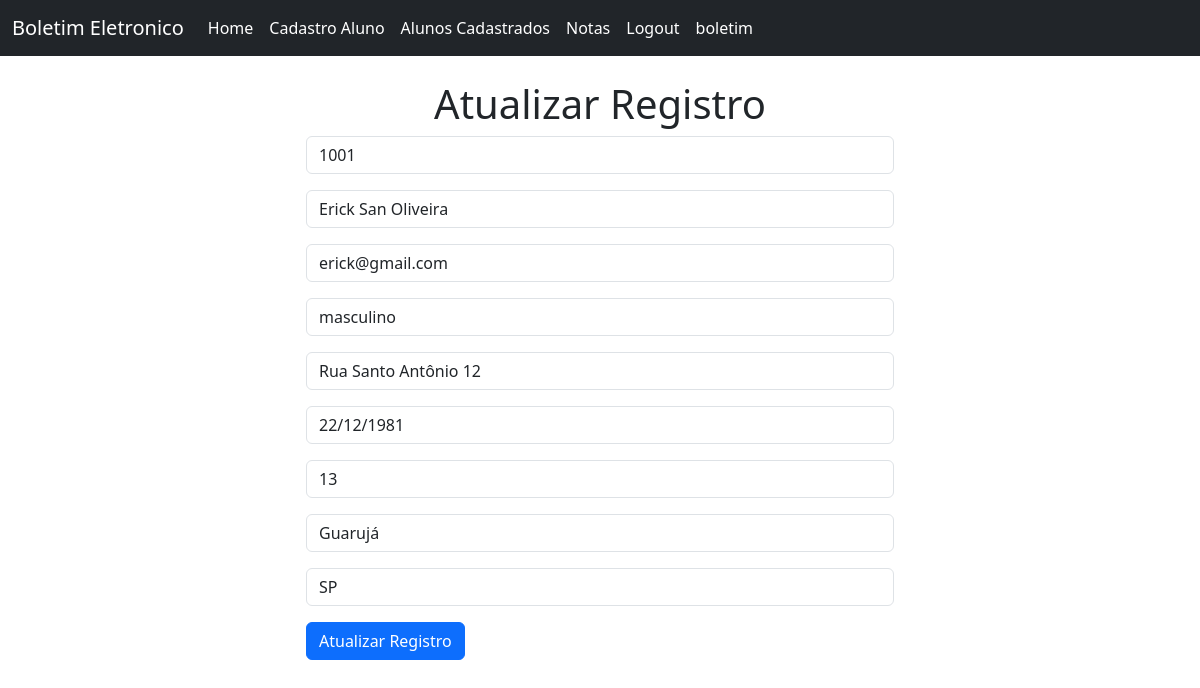
The page /att_record/1001/ (signed in) on the database as committed earlier.
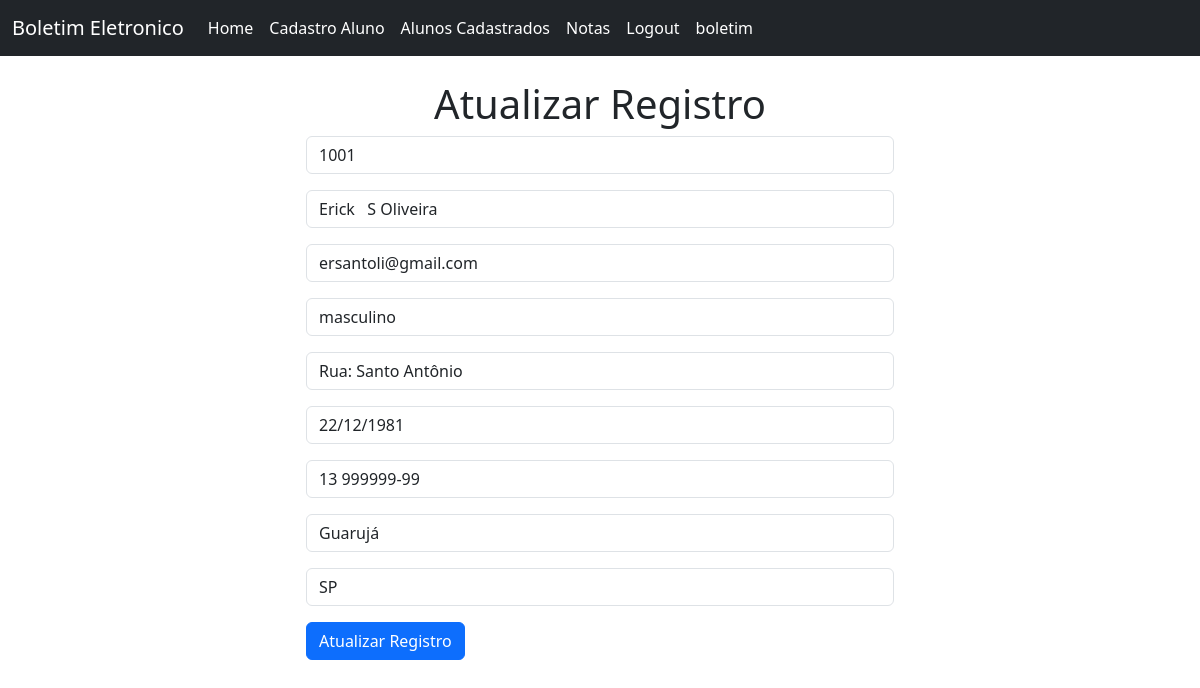
The same page on the database as committed later.
### produtos/models.py (models this page shows, shortened)
class Gravar(models.Model):
    criado_em= models.DateTimeField(auto_now_add=True)
    matricula = models.CharField(max_length=50)
    nome = models.CharField(max_length=50)
    email = models.CharField(max_length=50)
    genero = models.CharField(max_length=20)
    endereco = models.CharField(max_length=150)
    nascido = models.CharField(max_length=30)
    contato = models.CharField(max_length=50)
    cidade = models.CharField(max_length=50)
    estado = models.CharField(max_length=2)

### produtos/views.py (the view)
# urls.py: path('att_record/<str:matricula>/', views.att_record, name="att_record"),
def att_record(request, matricula):
    if request.user.is_authenticated:
        ra =Gravar.objects.get(matricula = matricula)
        form = AddRecordForm(request.POST or None, instance=ra)
        if form.is_valid():
            form.save()
            messages.success(request, 'Registro Atualizado com Sucesso!')
            return redirect('aluno')
        return render (request, 'att_record.html', {'form': form})
    else:
        messages.success(request,"Você deve estar Logado para executar Isso!")
        return redirect('index')

### produtos/templates/att_record.html (shortened to what this page needs)
{% extends 'base.html' %}
{% block content %}
<div class="col-md-6 offset-md-3">
<h1 style="text-align: center;">
   Atualizar Registro
</h1>
<form method="POST" action="">
{{form.as_p}}
    <button class="btn btn-primary" type="submit"> Atualizar Registro</button>
</form>
</div>
{% endblock %}

Rows that differ between the two databases and show on the page:
removed Gravar: matricula "1001", nome "Erick San Oliveira", email "erick@gmail.com", genero "masculino", endereco "Rua Santo Antônio 12", nascido "22/12/1981", contato "13", cidade "Guarujá", estado "SP"
added Gravar: matricula "1001", nome "Erick S Oliveira", email "ersantoli@gmail.com", genero "masculino", endereco "Rua: Santo Antônio", nascido "22/12/1981", contato "13 999999-99", cidade "Guarujá", estado "SP"
